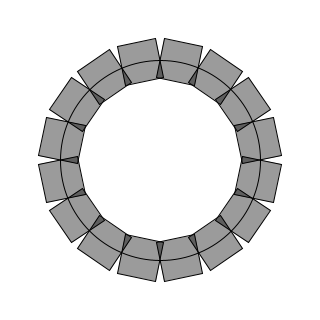
Frame 1 (no input)
Frame 60 (the mouse pressed at the canvas centre just before this capture): identical to frame 1, image omitted
Frame 120 (the mouse held since frame 60 and released just before this capture): identical to frame 1, image omitted

The Processing sketch that drew this single still picture (run headless with seeded random() and noise(); from frame 60 on, the mouse is pressed at the canvas centre):

// Processing sketch: objsAlongCurve
// ── objsAlongCurve.pde
PFont f;
// The radius of a circle
float r = 100;
// Number if boxes
int num = 16;
// The width and height of the boxes
float c = r * 2 * PI;
float w = c / num;
float h = c / num;

void setup() {
  size(320, 320);
  smooth();
}

void draw() {
  background(255);
  
  // Start in the center and draw the circle
  translate(width / 2, height / 2);
  noFill();
  stroke(0);
  // Our curve is a circle with radius r in the center of the window.
  ellipse(0, 0, r*2, r*2);

  // 10 boxes along the curve
  int totalBoxes = num;
  // We must keep track of our position along the curve
  float arclength = 0;
  
  // For every box
  for (int i = 0; i < totalBoxes; i++) {
    // Each box is centered so we move half the width
    arclength += w/2;
    // Angle in radians is the arclength divided by the radius
    float theta = arclength / r;     
    
    pushMatrix();
    // Polar to cartesian coordinate conversion
    translate(r*cos(theta), r*sin(theta));
    // Rotate the box
    rotate(theta);
    // Display the box
    fill(0,100);
    rectMode(CENTER);
    rect(0,0,w,h);  
    popMatrix();
    // Move halfway again
    arclength += w/2;
  }
}
